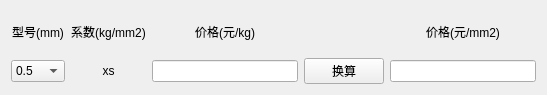
<?xml version="1.0" encoding="UTF-8"?>
<ui version="4.0">
 <class>Form</class>
 <widget class="QWidget" name="Form">
  <property name="geometry">
   <rect>
    <x>0</x>
    <y>0</y>
    <width>547</width>
    <height>95</height>
   </rect>
  </property>
  <property name="windowTitle">
   <string>镀锌薄钢板</string>
  </property>
  <layout class="QHBoxLayout" name="horizontalLayout">
   <item>
    <layout class="QGridLayout" name="gridLayout">
     <item row="0" column="2">
      <widget class="QLabel" name="label_D">
       <property name="text">
        <string>价格(元/kg)</string>
       </property>
       <property name="alignment">
        <set>Qt::AlignCenter</set>
       </property>
      </widget>
     </item>
     <item row="0" column="4">
      <widget class="QLabel" name="label_RES">
       <property name="text">
        <string>价格(元/mm2)</string>
       </property>
       <property name="alignment">
        <set>Qt::AlignCenter</set>
       </property>
      </widget>
     </item>
     <item row="0" column="1">
      <widget class="QLabel" name="label_XS">
       <property name="text">
        <string>系数(kg/mm2)</string>
       </property>
       <property name="alignment">
        <set>Qt::AlignCenter</set>
       </property>
      </widget>
     </item>
     <item row="0" column="0">
      <widget class="QLabel" name="label">
       <property name="text">
        <string>型号(mm)</string>
       </property>
       <property name="alignment">
        <set>Qt::AlignCenter</set>
       </property>
      </widget>
     </item>
     <item row="1" column="0">
      <widget class="QComboBox" name="comboBox">
       <item>
        <property name="text">
         <string>0.5</string>
        </property>
       </item>
       <item>
        <property name="text">
         <string>0.6</string>
        </property>
       </item>
       <item>
        <property name="text">
         <string>0.75</string>
        </property>
       </item>
       <item>
        <property name="text">
         <string>1</string>
        </property>
       </item>
       <item>
        <property name="text">
         <string>1.2</string>
        </property>
       </item>
       <item>
        <property name="text">
         <string>1.5</string>
        </property>
       </item>
       <item>
        <property name="text">
         <string>3</string>
        </property>
       </item>
      </widget>
     </item>
     <item row="1" column="1">
      <widget class="QLabel" name="label_XS_var">
       <property name="text">
        <string>xs</string>
       </property>
       <property name="alignment">
        <set>Qt::AlignCenter</set>
       </property>
      </widget>
     </item>
     <item row="1" column="2">
      <widget class="QLineEdit" name="lineEdit_D"/>
     </item>
     <item row="1" column="3">
      <widget class="QPushButton" name="pushButton">
       <property name="text">
        <string>换算</string>
       </property>
      </widget>
     </item>
     <item row="1" column="4">
      <widget class="QLineEdit" name="lineEdit_RES"/>
     </item>
    </layout>
   </item>
  </layout>
 </widget>
 <resources/>
 <connections/>
</ui>
